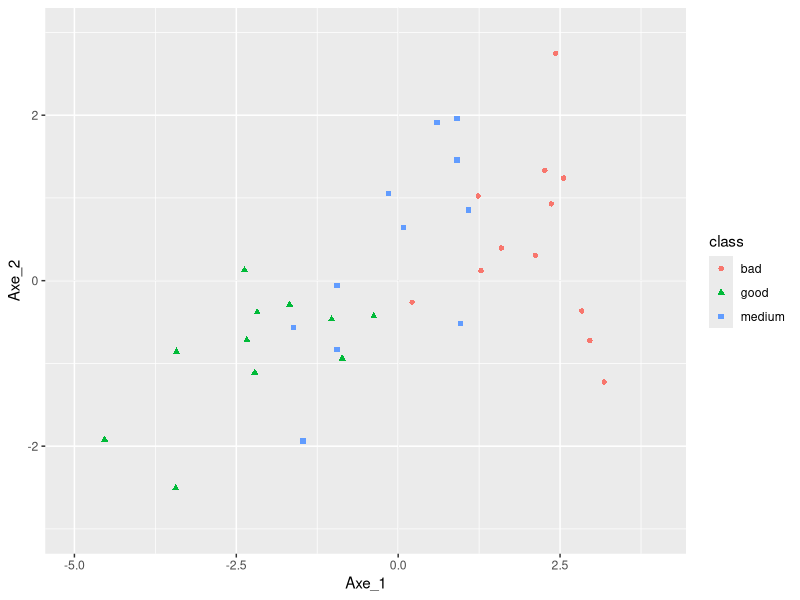
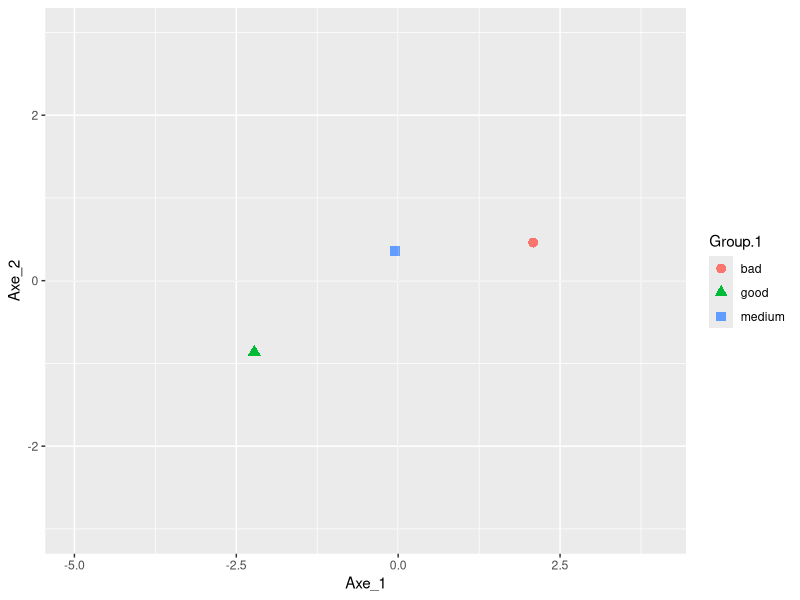

Source code (R) for these figures, in order: (Note: this script raises an error after producing the figures.)
rm(list = ls())
library(formattable) # formatage des résultats sous forme de tableau widget
df  <- read.table('VIN_QUALITE.txt', header = T)
df$Quality <- factor(df$Quality)

#-> .. on cherche la variable NON numérique ..
id_string  <- which(!sapply(df, is.numeric))

#-> pour faciliter et uniformiser les recherches des classes, on renomme cette variable
names(df)[id_string] <- 'fac' 

#LIST FOR General
mG <- list(TP = mean(df$TP),Sun = mean(df$Sun),Heat = mean(df$Heat),Rain = mean(df$Rain))

#LIST FOR Class 1
data <- subset(df,df$fac=='bad')
n1 <- nrow(data)
mC1 <- list(mean = list(TP= mean(data$TP),Sun= mean(data$Sun),Heat= mean(data$Heat),Rain= mean(data$Rain)), var = var(data[,1:4])*((nrow(data[,1:4])-1)/nrow(data[,1:4])))

#LIST FOR Class 2
data <- subset(df,df$fac=='medium')
n2 <- nrow(data)
mC2 <- list(mean = list(TP= mean(data$TP),Sun= mean(data$Sun),Heat= mean(data$Heat),Rain= mean(data$Rain)), var = var(data[,1:4])*((nrow(data[,1:4])-1)/nrow(data[,1:4])))

#LIST FOR Class 3
data <- subset(df,df$fac=='good')
n3 <- nrow(data)
mC3 <- list(mean = list(TP= mean(data$TP),Sun= mean(data$Sun),Heat= mean(data$Heat),Rain= mean(data$Rain)), var = var(data[,1:4])*((nrow(data[,1:4])-1)/nrow(data[,1:4])))

#LIST FOR ALL STATS

L <- list(G = mG,C1 = mC1,C2 = mC2,C3 = mC3)

L$C1$var

#INERTIE INTRA#

N <- nrow(df)
W <- (1/N)*(n1*L$C1$var+n2*L$C2$var+n3*L$C3$var)
W <- as.matrix(W)
W
#INERTIE INTER#

B <- (1/N)*((n1*(unlist(L$C1$mean)-unlist(L$G))%*%t(unlist(L$C1$mean)- unlist(L$G)))+(n2*(unlist(L$C2$mean)- unlist(L$G))%*%t(unlist(L$C2$mean)-unlist(L$G)))+(n3*(unlist(L$C3$mean)-unlist(L$G))%*%t(unlist(L$C3$mean)- unlist(L$G))))
B

#INERTIE TOTALE#

Tot2 <- W+B
Tot2


#DIAGONALISATION#

#Methode de Fisher#
k <- 3

B2 <- B * (N/(k-1))
B2

W2 <- W * (N/(N-k))
W2


rapportBW <- as.matrix(B2%*%solve(W2))
rapportBW

#VALEUR PROPRE#
u <- eigen(rapportBW)
uReal <- Re(u$vectors)

reduxUvectors <- uReal[,1:2]
reduxUvalues <- Re(u$values[1:2])
reduxUvalues
reduxUvectors

normeVal <- sqrt(diag(t(reduxUvectors)%*%W%*%reduxUvectors))
normeVal
normeVec <- reduxUvectors/normeVal

normeVal
normeVec

VecP <- sweep(reduxUvectors,2,normeVal,'/') 
VecP

#INFERENCE STATISTIQUE#
p <- 4
#AXE 1#
Iw1 = reduxUvalues[1]/sum(reduxUvalues)
Iw1

Ncorr1 = sqrt(reduxUvalues[1]/(1 + reduxUvalues[1]))
Ncorr1

A1 = prod(1 - Ncorr1**2)
A1

E1 = -(N-((p+k)/2)-1)*log(A1)
E1
#Calcul du test de Chi2#
#AXE 2#
Iw2 = reduxUvalues[2]/sum(reduxUvalues)
Iw2

Ncorr2 = sqrt(reduxUvalues[2]/(1 + reduxUvalues[2]))
Ncorr2

A2 = prod(1 - Ncorr2**2)
A2

E2 = -(N-((p+k)/2)-1)*log(A2)
E2

L = list(Axe1 = list(Iw = Iw1, Ncorr = Ncorr1),Axe2 = list(Iw = Iw2,Ncorr = Ncorr2))


## PART 2##
N = nrow(df)
df_matrix = unname(as.matrix(sapply(df[1:4],as.numeric)))
mg_matrix = matrix(unlist(mG), nrow=N, ncol = 4, byrow = TRUE)

Z <- as.matrix(df_matrix - mg_matrix)
Z

pre_score = Z%*%VecP
score = cbind(pre_score,df[5])

names(score)<-c("Axe_1","Axe_2","fac")
score

names(score)[3] <- 'class' <- 'class'
names(score)
library(ggplot2)
gr_ind <- ggplot() +  geom_point(data = score  ,aes( x = Axe_1, y = Axe_2, colour = class, shape = class))                                # trace les points
gr_ind <- gr_ind   +  geom_hline(yintercept = 0 , size = 0.1, colour = '#CCCCCC') + geom_vline(xintercept  = 0, size = 0.1,colour = '#CCCCCC') # trace les lignes
gr_ind <- gr_ind   +  xlim(c(-5,4)) + ylim(c(-3,3))  # uniformités des échelles
gr_ind

#3.1
Axe_1 = as.numeric(score[,1])
Axe_2 = as.numeric(score[,2])

G <- cbind(pre_score,df[5])

G_fac <- aggregate(cbind(Axe_1,Axe_2),list(df$fac),mean)

G_fac

gr_ind <- ggplot() +  geom_point(data = G_fac  ,aes( x = Axe_1, y = Axe_2, colour = Group.1, shape =  Group.1), size = 3)  +  # trace les centres de gravité
  geom_hline(yintercept = 0 , size = 0.1, colour = '#CCCCCC') + geom_vline(xintercept  = 0, size = 0.1,colour = '#CCCCCC') + # trace les lignes
  xlim(c(-5,4)) + ylim(c(-3,3)) 
gr_ind


#3.2
G <- as.matrix(subset(G_fac,select=-Group.1))
G

distance <- NULL

for (i in 1:nrow(G))
{ delta <- score[1:2] - matrix(G[i,],ncol = ncol(G), nrow = N, byrow = T)
distance <- cbind(distance,apply(delta,1,function(x){return(sqrt(sum(x*x)))}))
}

df_distance <- as.data.frame(distance) ; names(df_distance) <- G_fac[,1]
df_distance

Quality_pred <- factor(apply(df_distance,1,function(x){return(names(x)[which.min(x)])})) 
Quality <- head(df$fac, "ind")

Qtab <- as.data.frame(cbind(Quality= as.character(Quality),Quality_pred = as.character(Quality_pred)))
Qtab
#3.3
Reference <- table(Quality_pred,Quality)
Reference
confusionMatrix(Reference)

G <- cbind(pre_score,df[5])

as.data.frame(G)
Scores <- cbind(score, good_class = ifelse(Qtab$Quality_pred ==  Qtab$Quality, 'good','bad') )

gr_ind <- ggplot() + geom_point(data = Scores, aes(x = Axe_1, y = Axe_2, colour = class), size = 2)    +
  geom_text (data = Scores, aes(x = Axe_1, y = Axe_2, label = good_class, colour = good_class), hjust = 1, vjust = 0 ) +
  geom_point(data = G_fac,  aes(x = Axe_1, y = Axe_2, colour = Group.1, shape =  Group.1), size = 3)  +  # trace les centres de gravité
  geom_hline(yintercept = 0 , size = 0.1, colour = '#CCCCCC') + geom_vline(xintercept  = 0, size = 0.1,colour = '#CCCCCC') 
gr_ind  
